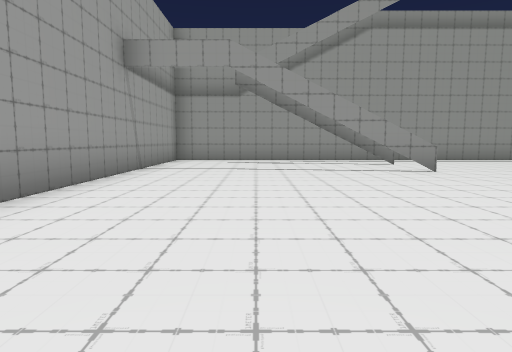
view 1 (above)

13 first-person views from a walk through a 3-D level made in the Unity game engine. The camera is 1.2 m above the floor, tilts 6° down and sees 75° across. The floor is counted in squares, 2 m on a side. Each view is taken from the middle of a square. On the plan, view 1 faces up. The plan holds only what a view shows up to about 10 squares ahead; the rest is blank. The place goes on beyond the plan. The player is left out.

view 2
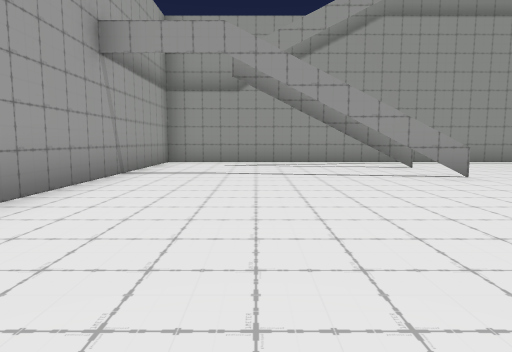

view 3
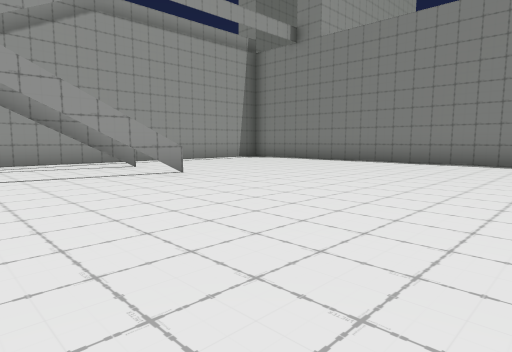

view 4
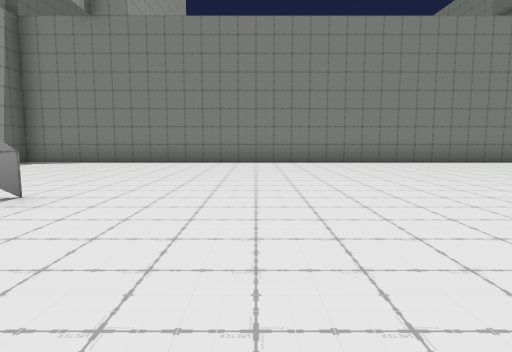

view 5
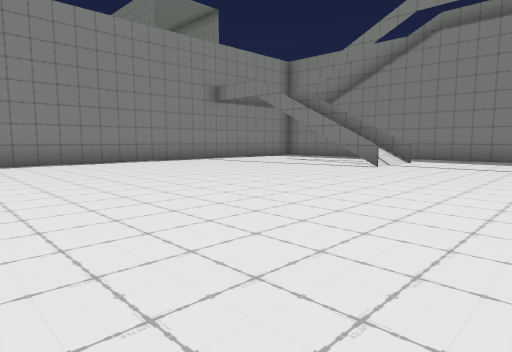

view 6
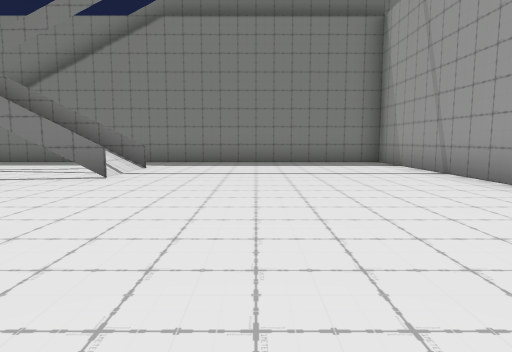

view 7
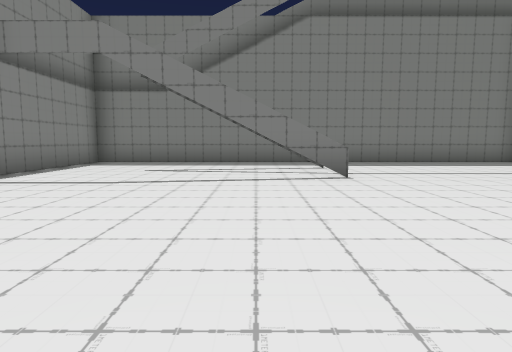

view 8
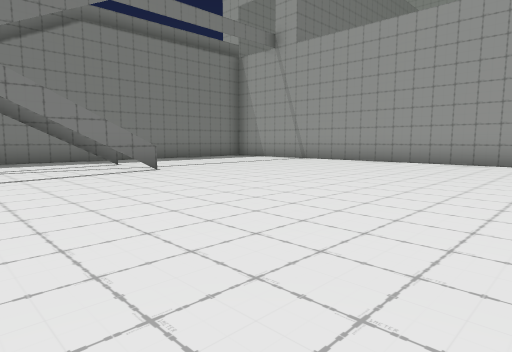

view 9
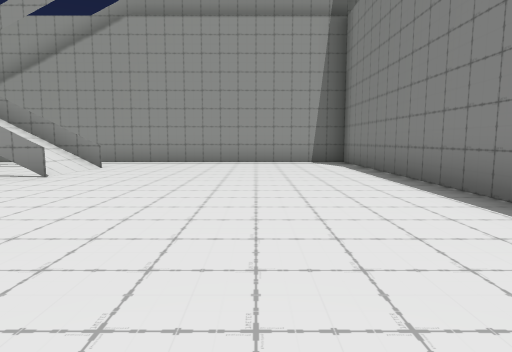

view 10
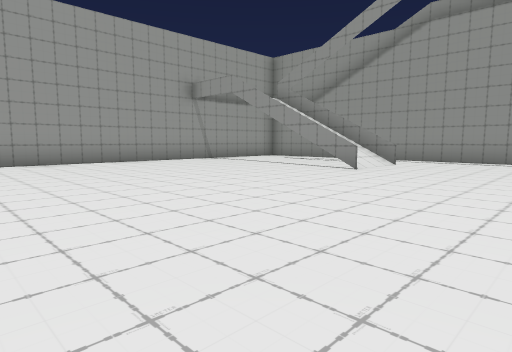

view 11
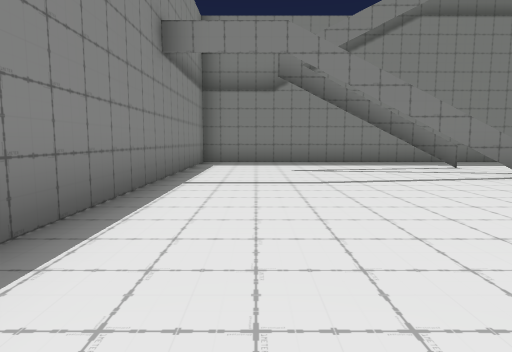

view 12
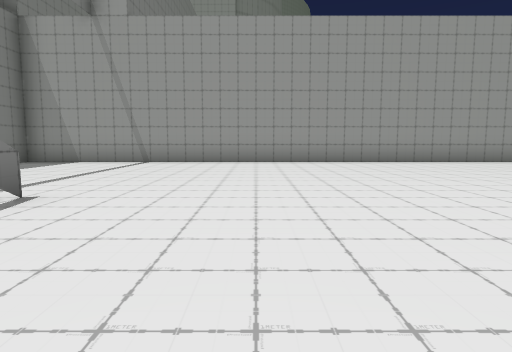

view 13
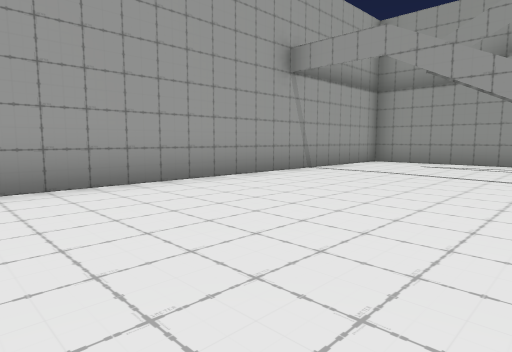

### Floor plan
Key: @ floor where view 1 was taken; # wall or solid block; . floor; / step, stairs or slope; = window, fence, low wall or low ledge.
Columns run from 3 left of view 1 to 10 right of it. Each row starts with its distance up from view 1.
 11 ##############
 10 #............#
  9 #.....#......#
  8 #....//......#
  7 #..../=......#
  6 #............#
  5 #............#
  4 #............#
  3 #............#
  2 #............#
  1 #............#
  0 #..@.........#
 -1 #............#
 -2 #............#
 -3 #............#
 -4 #............#
 -5 #......#.....#
 -6 #......//....#
 -7 #......=/....#
 -8 #............#
 -9 #............#
-10 ##############

Positions as (right, up) in squares from view 1, and headings:
1: (0, 0), facing up
2: (0, 1), facing up
3: (0, 1), facing up-right
4: (0, 4), facing right
5: (0, 2), facing down-right
6: (1, 0), facing down
7: (5, 0), facing down
8: (7, 1), facing down-left
9: (7, 1), facing up
10: (7, 0), facing up-left
11: (8, 0), facing down
12: (7, -3), facing left
13: (2, 1), facing up-left
